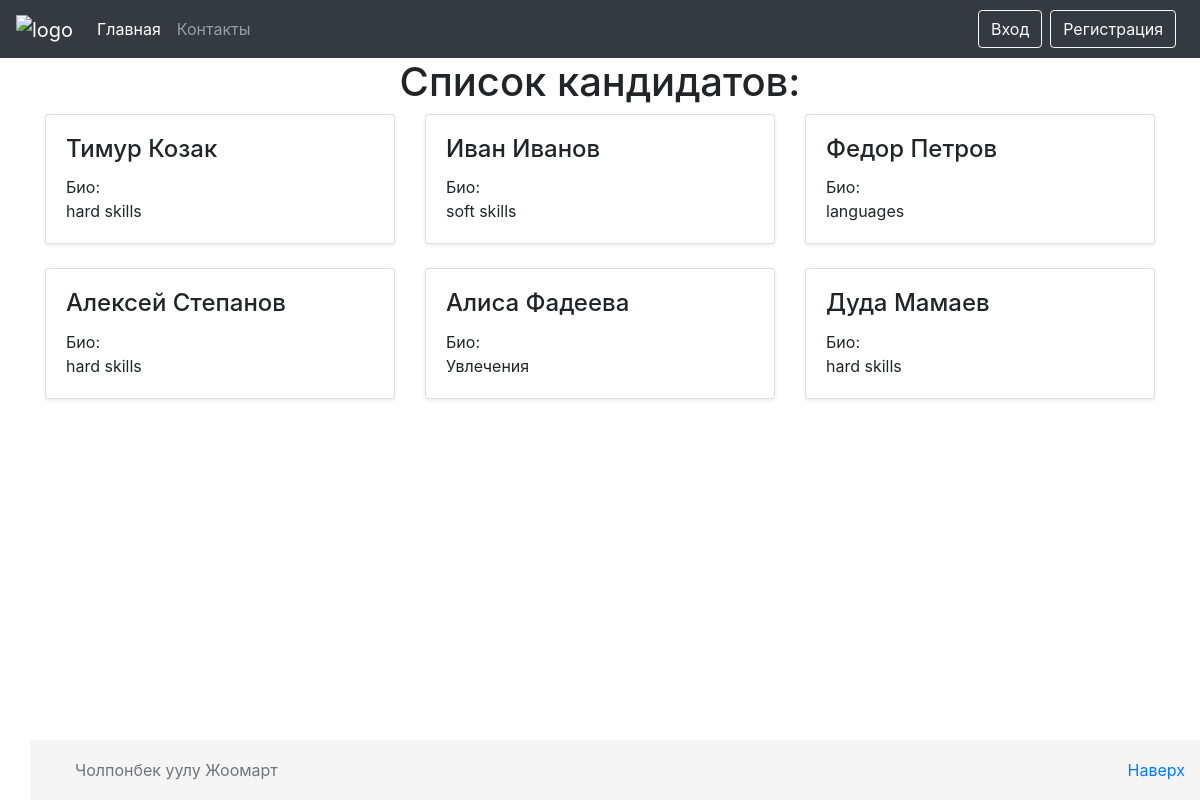
The page / on the database its author committed.
### candidates/models.py (models this page shows, shortened)
class Profile(models.Model):
    user = models.OneToOneField("auth.User", on_delete=models.CASCADE, null=True)
    first_name = models.CharField(max_length=100)
    last_name = models.CharField(max_length=100)
    GENDER_CHOICES = (("M", "Male"), ("F", "Female"), ("N", "None"))
    gender = models.CharField(max_length=1, choices=GENDER_CHOICES, default="N")
    skill_set = models.ForeignKey(SkillSet, on_delete=models.CASCADE, blank=True)

class SkillSet(models.Model):
    name = models.CharField(max_length=100)
    def __str__(self):
        return str(self.name)

### candidates/views.py (the view)
# urls.py: path("", HomeView.as_view(), name="home"),
class HomeView(ListView):
    template_name = "home.html"
    model = Profile

### templates/home.html (shortened to what this page needs)
{% extends './base.html' %}
{% block content %}
    <h1 align="center">Список кандидатов:</h1>
    <div class="container">
    <div class="row">
    {% for profile in profile_list %}
        <div class="col-md-4">
            <div class="card mb-4 shadow-sm">
                <div class="card-body">
                    <h4 class="card-title">{{ profile.first_name }} {{ profile.last_name }}</h4>
                    <p class="card-text">Био: {{ profile.bio }} </p>
                    {% if profile.skill_set %} {{ profile.skill_set }} {% endif %}
                </div>
            </div>
        </div>
    {% endfor %}
{% endblock %}

### templates/base.html (shortened to what this page needs)
{% load static %}
<!doctype html>
<html lang="en">
  <head>
    <link rel="stylesheet" href="https://cdn.jsdelivr.net/npm/bootstrap@4.5.3/dist/css/bootstrap.min.css"
>
    <link rel="stylesheet" href="{% static '/css/style.css' %}">
  </head>
  <body>
    {% include './block/navbar.html' %}
    {% block content %}{% endblock %}
    {% include './block/footer.html' %}
  </body>
</html>

### templates/block/navbar.html (shortened to what this page needs)
<nav class="navbar navbar-expand-lg navbar-dark bg-dark sticky-top">
    <a href="{% url 'home' %}" class="navbar-brand">
        <img src="https://upload.wikimedia.org/wikipedia/commons/c/c3/Python-logo-notext.svg" width="30" height="30"
             alt="logo">
    </a>
    <div class="collapse navbar-collapse" id="navbarSupportedContent">
        <ul class="navbar-nav mr-auto">
            <li class="nav-item active">
                <a href="{% url 'home' %}" class="nav-link">Главная</a>
            </li>
            <li class="nav-item ">
                <a href="#" class="nav-link">Контакты</a>
            </li>
        </ul>
        {% if user.is_authenticated %}
            <span class="navbar-text mr-2">{{ user }}</span>
            <a href="{% url 'profile_page' %}" class="btn btn-outline-light">Личный кабинет</a>
            <a href="{% url 'signout' %}" class="btn btn-outline-light">Выход</a>
        {% else %}
            <a href="{% url 'signin' %}" class="btn btn-outline-light mr-2">Вход</a>
            <a href="{% url 'signup' %}" class="btn btn-outline-light mr-2">Регистрация</a>
        {% endif %}
    </div>
</nav>

### templates/block/footer.html
<footer class="footer">
    <div class="container">
        <p class="float-right">
            <a href="#">Наверх</a>
        </p>
        <span class="text-muted">Чолпонбек уулу Жоомарт</span>
    </div>
</footer>

### static/css/style.css (style rules this page uses)
body { margin-bottom: 60px; }
html { position: relative; min-height: 100%; }
footer { position: absolute; bottom: 0; width: 100%; height: 60px; line-height: 60px; background-color: #f5f5f5; }

### rows shown on the page
Profile: first_name "Тимур", last_name "Козак", skill_set "hard skills"
Profile: first_name "Иван", last_name "Иванов", skill_set "soft skills"
Profile: first_name "Федор", last_name "Петров", skill_set "languages"
Profile: first_name "Алексей", last_name "Степанов", skill_set "hard skills"
Profile: first_name "Алиса", last_name "Фадеева", skill_set "Увлечения"
Profile: first_name "Дуда", last_name "Мамаев", skill_set "hard skills"
